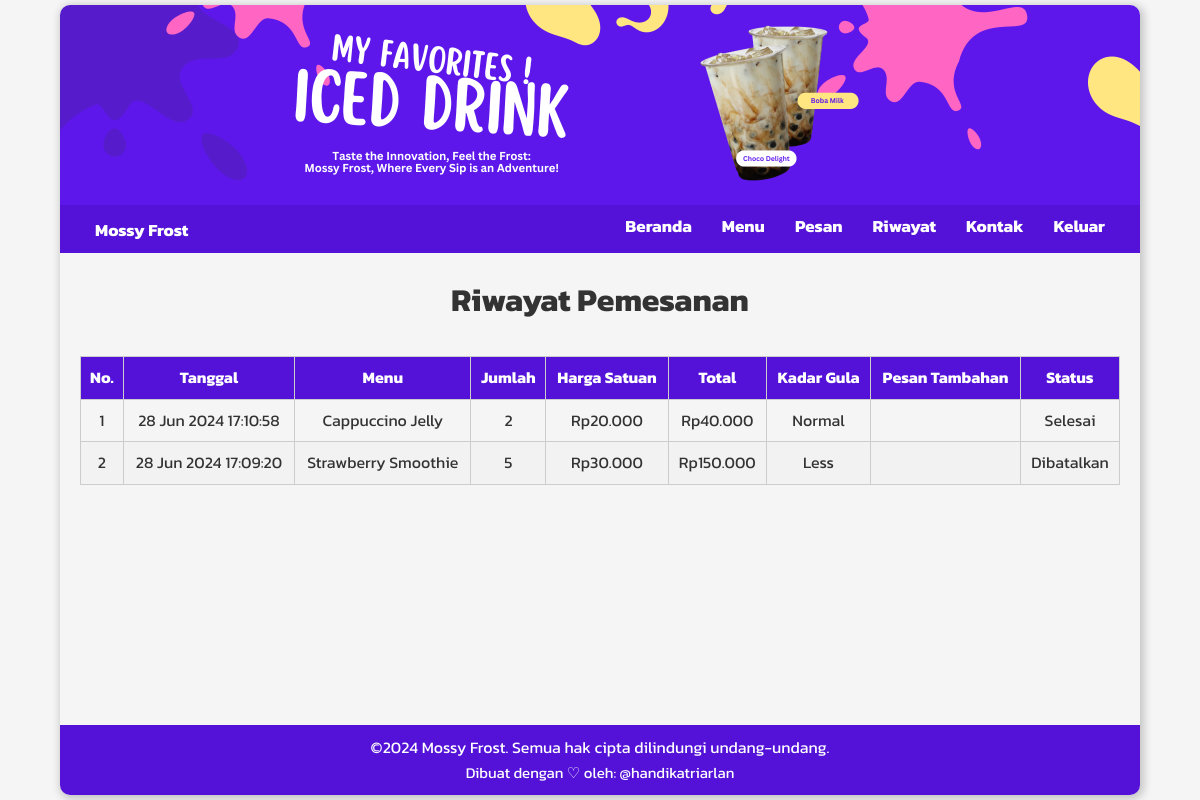
/history.php (signed in), run on the app's committed database.
### tables this page shows
CREATE TABLE `orders` (
  `id` int NOT NULL,
  `user_id` int NOT NULL,
  `menu_id` int NOT NULL,
  `shipping_address` text NOT NULL,
  `order_date` timestamp NULL DEFAULT CURRENT_TIMESTAMP,
  `quantity` int NOT NULL,
  `price` int NOT NULL,
  `sugar_level` enum('normal','less','half','no') NOT NULL,
  `additional_message` text,
  `status` enum('Pending','Selesai','Dibatalkan','Sedang Diantar','Sedang Diproses') NOT NULL DEFAULT 'Pending'
);

CREATE TABLE `menus` (
  `id` int NOT NULL,
  `name` varchar(255) NOT NULL,
  `description` text,
  `price` int NOT NULL,
  `image` varchar(255) DEFAULT NULL,
  `user_id` int NOT NULL
);

### history.php (the view, shortened to what this page needs)
<?php
include "config/connection.php";
$user_id = $_SESSION['user_id'];
$sql_orders = "SELECT o.id, o.order_date, m.name AS menu_name, o.quantity, m.price AS menu_price, o.sugar_level, o.additional_message, o.status
              FROM orders o
              INNER JOIN menus m ON o.menu_id = m.id
              WHERE o.user_id = :user_id
              ORDER BY o.order_date DESC";
$stmt_orders = $conn->prepare($sql_orders);
$stmt_orders->bindParam(':user_id', $user_id);
$stmt_orders->execute();
$orders = $stmt_orders->fetchAll(PDO::FETCH_ASSOC);
?>
<main>
    <div class="title">
        <h1>Riwayat Pemesanan</h1>
    </div>
    <table class="order-history">
        <thead>
            <tr>
                <th>No.</th>
                <th>Tanggal</th>
                <th>Menu</th>
                <th>Jumlah</th>
                <th>Harga Satuan</th>
                <th>Total</th>
                <th>Kadar Gula</th>
                <th>Pesan Tambahan</th>
                <th>Status</th>
            </tr>
        </thead>
        <tbody>
            <?php foreach ($orders as $index => $order) : ?>
                <tr>
                    <td><?php echo $index + 1; ?></td>
                    <td><?php echo date('d M Y H:i:s', strtotime($order['order_date'])); ?></td>
                    <td><?php echo htmlspecialchars($order['menu_name']); ?></td>
                    <td><?php echo $order['quantity']; ?></td>
                    <td>Rp<?php echo number_format($order['menu_price'], 0, ',', '.'); ?></td>
                    <td>Rp<?php echo number_format($order['menu_price'] * $order['quantity'], 0, ',', '.'); ?></td>
                    <td><?php echo ucfirst($order['sugar_level']); ?></td>
                    <td><?php echo htmlspecialchars($order['additional_message']); ?></td>
                    <td><?php echo htmlspecialchars($order['status']); ?></td>
                </tr>
            <?php endforeach; ?>
        </tbody>
    </table>
</main>
<?php
include "layouts/app.php";
?>

### assets/styles/style.css (style rules this page uses)
* { margin: 0; padding: 0; box-sizing: border-box; }
html, body { height: 100%; font-family: "Kanit", sans-serif; line-height: 1.6; background-color: #f5f5f5; color: #333; }
body { display: flex; flex-direction: column; }
main { padding: 20px; flex: 1; margin-top: 50px; }
.title { text-align: center; margin-bottom: 10px; }
.order-history { width: 100%; margin-top: 30px; border-collapse: collapse; }
.order-history th, .order-history td { border: 1px solid #ccc; padding: 8px; text-align: center; }
.order-history th { background-color: #5412d8; color: #fff; }
.order-history tbody tr:nth-child(even) { background-color: #f2f2f2; }

### data on the page
orders: order_date "28 Jun 2024 17:10:58", menu.name "Cappuccino Jelly", quantity "2", menu.price "20.000", $order['menu_price'] * $order['quantity'] "40.000", sugar_level "Normal", status "Selesai"
orders: order_date "28 Jun 2024 17:09:20", menu.name "Strawberry Smoothie", quantity "5", menu.price "30.000", $order['menu_price'] * $order['quantity'] "150.000", sugar_level "Less", status "Dibatalkan"
